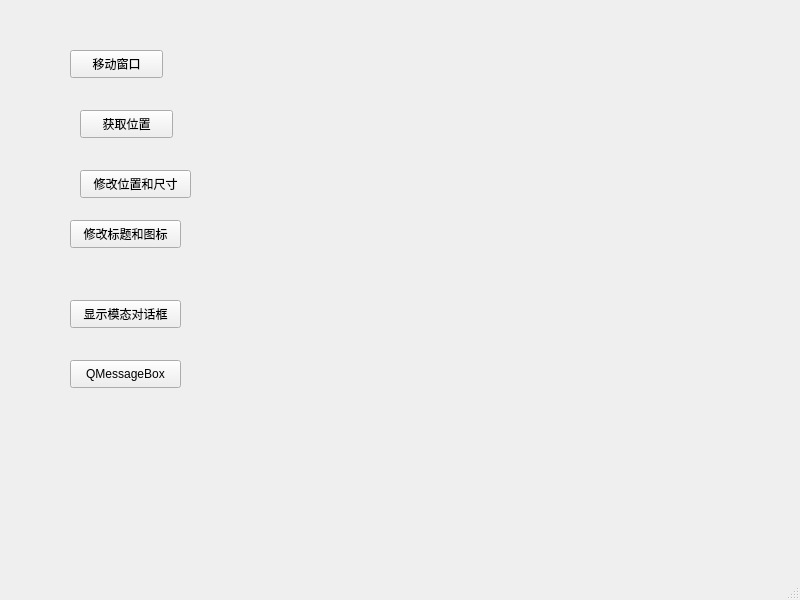
<?xml version="1.0" encoding="UTF-8"?>
<ui version="4.0">
 <class>MainWindow</class>
 <widget class="QMainWindow" name="MainWindow">
  <property name="geometry">
   <rect>
    <x>0</x>
    <y>0</y>
    <width>800</width>
    <height>600</height>
   </rect>
  </property>
  <property name="windowTitle">
   <string>MainWindow</string>
  </property>
  <widget class="QWidget" name="centralwidget">
   <widget class="QPushButton" name="moveBtn">
    <property name="geometry">
     <rect>
      <x>70</x>
      <y>50</y>
      <width>93</width>
      <height>28</height>
     </rect>
    </property>
    <property name="text">
     <string>移动窗口</string>
    </property>
   </widget>
   <widget class="QPushButton" name="getBtn">
    <property name="geometry">
     <rect>
      <x>80</x>
      <y>110</y>
      <width>93</width>
      <height>28</height>
     </rect>
    </property>
    <property name="text">
     <string>获取位置</string>
    </property>
   </widget>
   <widget class="QPushButton" name="modifyBtn">
    <property name="geometry">
     <rect>
      <x>80</x>
      <y>170</y>
      <width>111</width>
      <height>28</height>
     </rect>
    </property>
    <property name="text">
     <string>修改位置和尺寸</string>
    </property>
   </widget>
   <widget class="QPushButton" name="modifyBtn_2">
    <property name="geometry">
     <rect>
      <x>70</x>
      <y>220</y>
      <width>111</width>
      <height>28</height>
     </rect>
    </property>
    <property name="text">
     <string>修改标题和图标</string>
    </property>
   </widget>
   <widget class="QPushButton" name="modelDlg">
    <property name="geometry">
     <rect>
      <x>70</x>
      <y>300</y>
      <width>111</width>
      <height>28</height>
     </rect>
    </property>
    <property name="text">
     <string>显示模态对话框</string>
    </property>
   </widget>
   <widget class="QPushButton" name="msgBtn">
    <property name="geometry">
     <rect>
      <x>70</x>
      <y>360</y>
      <width>111</width>
      <height>28</height>
     </rect>
    </property>
    <property name="text">
     <string>QMessageBox</string>
    </property>
   </widget>
  </widget>
  <widget class="QMenuBar" name="menubar">
   <property name="geometry">
    <rect>
     <x>0</x>
     <y>0</y>
     <width>800</width>
     <height>26</height>
    </rect>
   </property>
  </widget>
  <widget class="QStatusBar" name="statusbar"/>
 </widget>
 <resources/>
 <connections/>
</ui>
